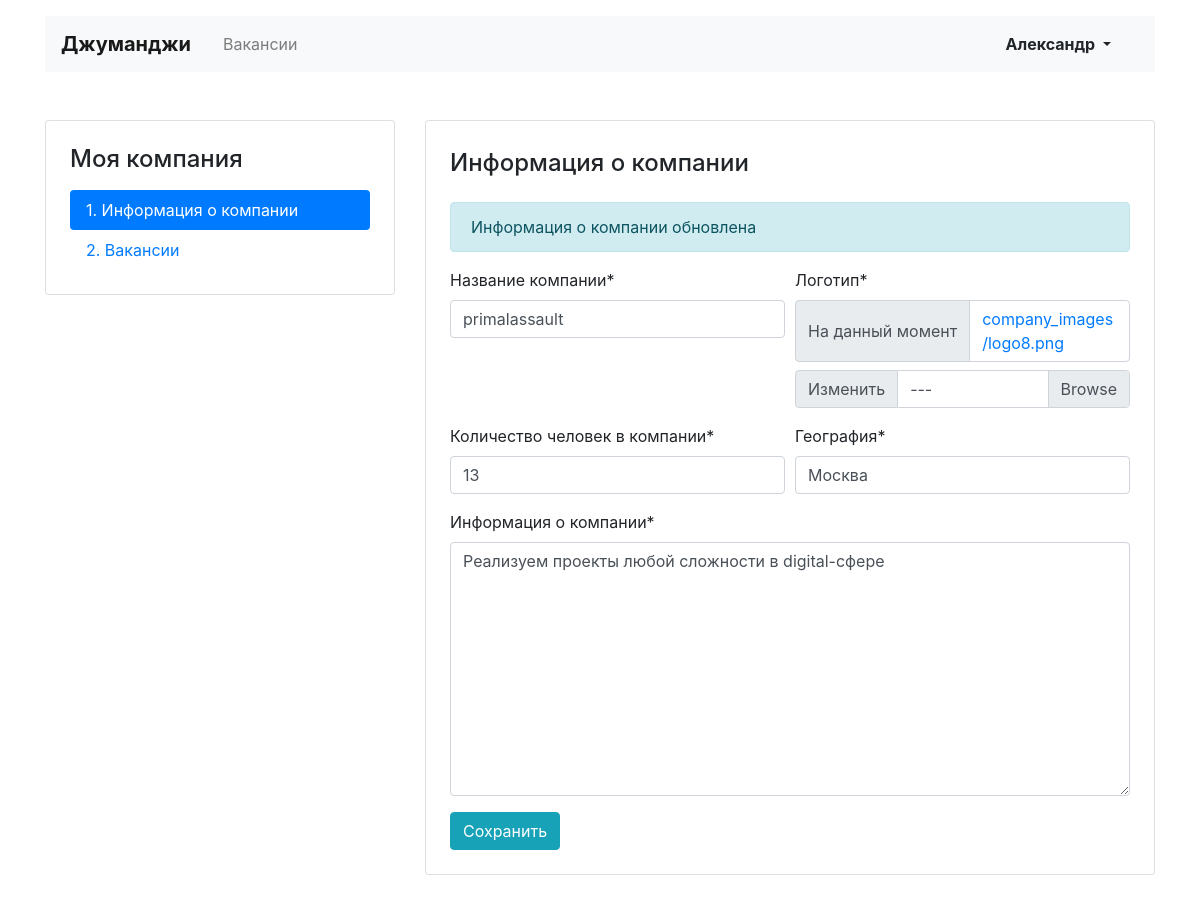
Page /mycompany/ (signed in) on the committed database.
### vacancies_app/models.py (models this page shows, shortened)
class Company(models.Model):
    name = models.CharField('Название компании', max_length=64)
    location = models.CharField('География', max_length=64)
    logo = models.ImageField('Логотип', upload_to=MEDIA_COMPANY_IMAGE_DIR)
    description = models.TextField('Информация о компании')
    employee_count = models.IntegerField('Количество человек в компании')
    owner = models.OneToOneField(User, on_delete=models.CASCADE)

### vacancies_app/views/my_company.py (the view, shortened to what this page needs)
# urls.py: path('mycompany/', MyCompanyView.as_view(), name='my_company'),
class MyCompanyView(LoginRequiredMixin, View):
    login_url = 'login'
    def get(self, request):
        try:
            company = Company.objects.get(owner=request.user)
        except Company.DoesNotExist:
            return HttpResponseRedirect('letsstart')
        my_company_form = MyCompanyForm(instance=company)
        context = {
            'form': my_company_form,
        }
        return render(request, 'my_company/my_company.html', context=context)

### vacancies_app/forms.py
class MyCompanyForm(ModelForm):
    class Meta:
        model = Company
        fields = ('name', 'location', 'logo', 'description', 'employee_count')
    def __init__(self, *args, **kwargs):
        super().__init__(*args, **kwargs)
        self.helper = FormHelper()
        self.helper.layout = Layout(
            Row(
                Column('name'),
                Column('logo'),
                css_class='form-row',
            ),
            Row(
                Column('employee_count'),
                Column('location'),
                css_class='form-row',
            ),
            'description',
            Submit('submit', 'Сохранить', css_class='btn btn-info'),
        )

### templates/my_company/my_company.html
{% extends 'base.html' %}
{% block container %}
{% load crispy_forms_tags %}
  <main class="container mt-3 pb-5">
    <div class="row mt-5">
      <div class="col-12 col-lg-4">
        <aside class="pt-3 pb-4 px-4 mb-5 card">
          <h1 class="h4 pt-2 pb-2">Моя компания</h1>
          <div class="nav flex-column nav-pills">
            <a class="nav-link active" href="{% url 'my_company' %}">1. Информация о&nbsp;компании</a>
            <a class="nav-link" href="{% url 'my_company_vacancies' %}">2. Вакансии</a>
          </div>
        </aside>
      </div>
      <div class="col-12 col-lg-8">
        <div class="card">
          <div class="card-body px-4 pb-4">
            <section class="tab-pane fade show active">
              <h2 class="h4 pt-2 pb-3">Информация о&nbsp;компании</h2>
              <p class="alert alert-info" role="alert">
                Информация о компании обновлена
              </p>
              <form method="post" enctype="multipart/form-data">{% csrf_token %}
                {% crispy form "bootstrap4" %}
              </form>
            </section>
          </div>
        </div>
      </div>
    </div>
  </main>
{% endblock %}

### templates/base.html (shortened to what this page needs)
<!DOCTYPE html>
<html lang="ru">
<head>
  <link rel="stylesheet" href="https://stackpath.bootstrapcdn.com/bootstrap/4.3.1/css/bootstrap.min.css">
</head>
<body>
  <header class="container mt-3">
    <nav class="navbar navbar-expand-lg navbar-light bg-light">
      <a class="navbar-brand mr-4 font-weight-bold" href="{% url 'main' %}">Джуманджи</a>
      <div class="collapse navbar-collapse justify-content-between" id="navbarNav">
        <ul class="navbar-nav col-10">
          <li class="nav-item">
            <a class="nav-link" href="{% url 'vacancies' %}">Вакансии</a>
          </li>
        </ul>
        {% if request.user.is_authenticated %}
        <ul class="navbar-nav col-2 justify-content-end">
          <li class="nav-item active">
            <div class="btn-group">
              <button type="button" class="btn dropdown-toggle font-weight-bold" data-toggle="dropdown" aria-haspopup="true" aria-expanded="false">
                {{ user }}
              </button>
            </div>
          </li>
        </ul>
        {% else %}
        <ul class="navbar-nav col-2 justify-content-end">
          <li class="nav-item active">
            <a href="{% url 'login' %}" class="nav-link font-weight-bold">Вход</a>
          </li>
        </ul>
        {% endif %}
      </div>
    </nav>
  </header>
  {% block container %} {% endblock %}
</body>
</html>

### rows in the picture
Company: name "primalassault", employee_count "13", location "Москва", description "Реализуем проекты любой сложности в digital-сфере"

### other values in the picture
{{ user }} "Александр"
